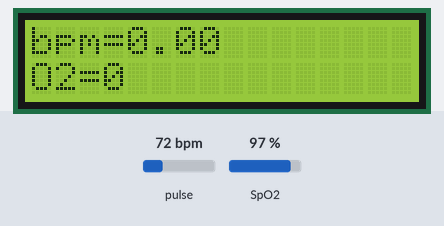
A sketch run on a simulated Arduino Uno, built with avr-gcc and run on an emulated ATmega328P. Shown: 16×2 character LCD. The inputs (shaded band) are chosen by the test bench; at power-on: pulse 72 bpm, SpO2 97 %. What the sketch prints to the serial monitor is not drawn.

Above: at 1.2 s.
1.3 s: pulse set to 42 bpm
At 4.1 s:
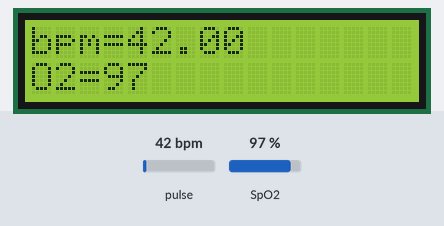
4.3 s: SpO2 set to 80 %
At 5.3 s:
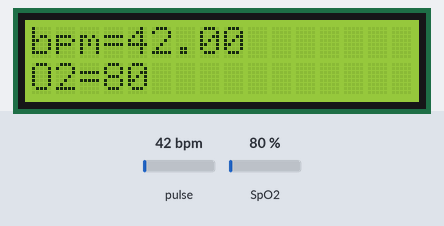
5.8 s: pulse set to 70 bpm
At 6.8 s:
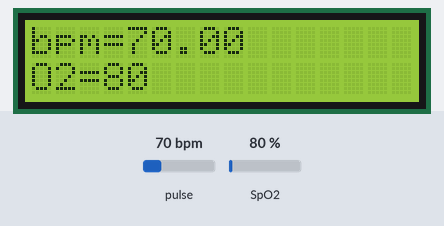
7.3 s: SpO2 set to 85 %
At 7.7 s:
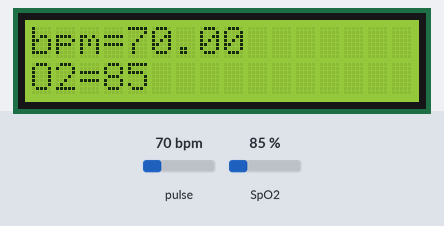
Timing chart, 0 to 9.8 s (numbered marks = the images above; inputs shaded):
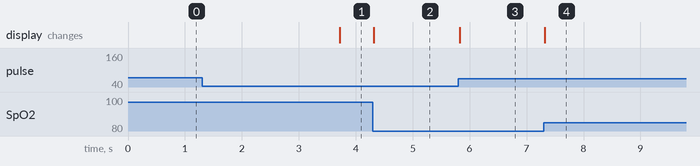

The sketch:

HEART_RATE_PLUS_LCD.ino
```cpp
#include <Wire.h>
#include "MAX30100_PulseOximeter.h"
#include <LiquidCrystal_I2C.h>

LiquidCrystal_I2C lcd(0x27, 16, 2);

#define REPORTING_PERIOD_MS     1000

// PulseOximeter is the higher level interface to the sensor
// it offers:
//  * beat detection reporting
//  * heart rate calculation
//  * SpO2 (oxidation level) calculation
PulseOximeter pox;

uint32_t tsLastReport = 0;

// Callback (registered below) fired when a pulse is detected
void onBeatDetected()
{
    Serial.println("Beat!");
}

void setup()
{
    Serial.begin(115200);
     lcd.init();
    lcd.backlight();


    Serial.print("Initializing pulse oximeter..");

    // Initialize the PulseOximeter instance
    // Failures are generally due to an improper I2C wiring, missing power supply
    // or wrong target chip
    if (!pox.begin()) {
        Serial.println("FAILED");
        for(;;);
    } else {
        Serial.println("SUCCESS");
    }

    // The default current for the IR LED is 50mA and it could be changed
    //   by uncommenting the following line. Check MAX30100_Registers.h for all the
    //   available options.
    // pox.setIRLedCurrent(MAX30100_LED_CURR_7_6MA);

    // Register a callback for the beat detection
    pox.setOnBeatDetectedCallback(onBeatDetected);
}

void loop()
{
  lcd.setCursor(0,0);
 lcd.print("bpm=");

 lcd.setCursor(4,0);
 lcd.print(pox.getHeartRate());

lcd.setCursor(0,1);
 lcd.print("O2=");

 lcd.setCursor(3,1);
 lcd.print(pox.getSpO2());

    // Make sure to call update as fast as possible
    pox.update();

    // Asynchronously dump heart rate and oxidation levels to the serial
    // For both, a value of 0 means "invalid"
    if (millis() - tsLastReport > REPORTING_PERIOD_MS) {
        Serial.print("Heart rate:");
        Serial.print(pox.getHeartRate());
        Serial.print("bpm / SpO2:");
        Serial.print(pox.getSpO2());
        Serial.println("%");

        tsLastReport = millis();
    }
}
```

Measured:
- after the input at 1.3 s, the display: changes after 2.4 s (image 1)
- after the input at 4.3 s, the display: changes at once (image 2)
- after the input at 5.8 s, the display: changes at once (image 3)
- after the input at 7.3 s, the display: changes at once (image 4)
